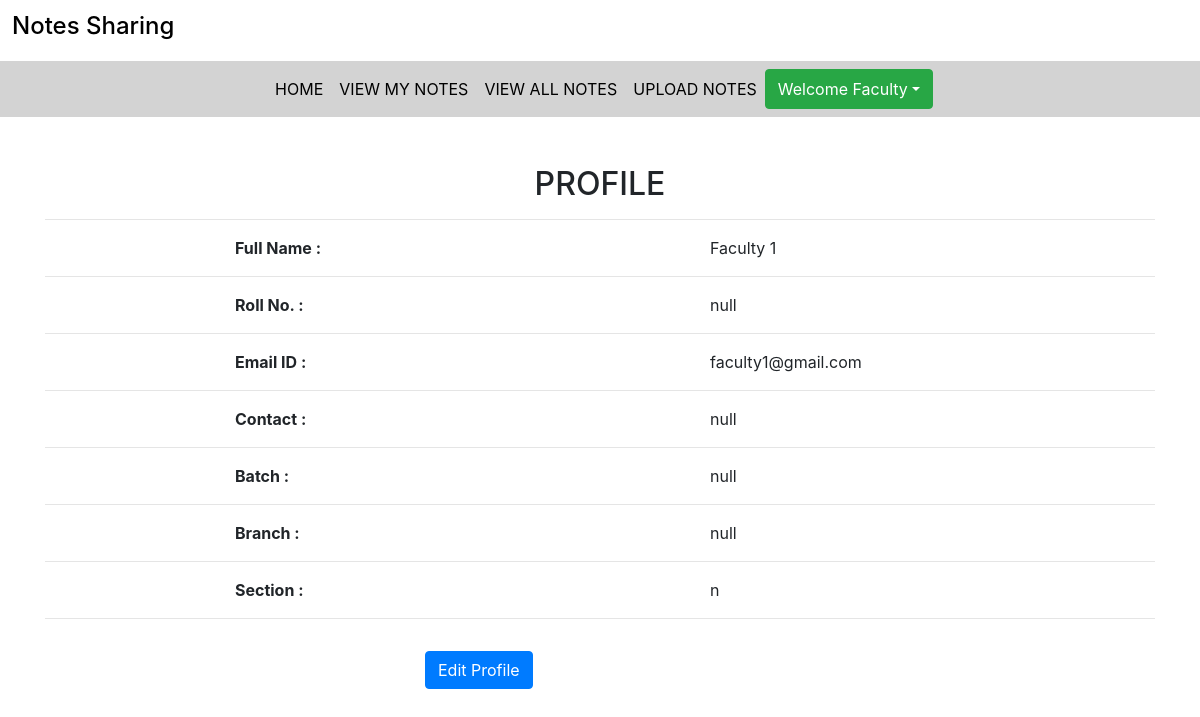
The app's page /student_home (signed in) with its own data.
### notes/models.py (models this page shows, shortened)
class Person(models.Model):
    user=models.OneToOneField(User,on_delete=models.CASCADE)
    rollno=models.CharField(max_length=10,default="null")
    contact=models.CharField(max_length=10,default="null")
    batch=models.CharField(max_length=4,default="null")
    branch=models.CharField(max_length=30,default="null")
    section=models.CharField(max_length=1,default="n")

### notes/views.py (the view)
# urls.py: path('student_home',student_home,name='student_home'),
def student_home(request):
    if not request.user.is_authenticated:
        return redirect('signin')
    user_obj=User.objects.get(id=request.user.id)
    person_obj=Person.objects.get(user=user_obj)
    d={'person_obj':person_obj,'user_obj':user_obj}
    return render(request,'student_home.html',d)

### notes/templates/student_home.html
{% extends 'student_nav.html' %}
{% load static%}
{% block body %}
<div class="container">
    <h2 class="text-center mt-5">PROFILE</h2>
    <hr>
    <div class="row">
        <div class="col-md-2"></div>
        <div class="col-md-4">
            <b>Full Name :</b>
        </div>
        <div class="col-md-1"></div>
        <div class="col-md-5" style="text-transform: capitalize;">
            {{person_obj.user.first_name}} {{person_obj.user.last_name}}
        </div>
    </div>
    <hr>
    <div class="row">
        <div class="col-md-2"></div>
        <div class="col-md-4">
            <b>Roll No. :</b>
        </div>
        <div class="col-md-1"></div>
        <div class="col-md-5">
            {{person_obj.rollno}}
        </div>
    </div>
    <hr>
    <div class="row">
        <div class="col-md-2"></div>
        <div class="col-md-4">
            <b>Email ID :</b>
        </div>
        <div class="col-md-1"></div>
        <div class="col-md-5">
            {{person_obj.user.username}}
        </div>
    </div>
    <hr>
    <div class="row">
        <div class="col-md-2"></div>
        <div class="col-md-4">
            <b>Contact :</b>
        </div>
        <div class="col-md-1"></div>
        <div class="col-md-5">
            {{person_obj.contact}}
        </div>
    </div>
    <hr>
    <div class="row">
        <div class="col-md-2"></div>
        <div class="col-md-4">
            <b>Batch :</b>
        </div>
        <div class="col-md-1"></div>
        <div class="col-md-5">
            {{person_obj.batch}}
        </div>
    </div>
    <hr>
    <div class="row">
        <div class="col-md-2"></div>
        <div class="col-md-4">
            <b>Branch :</b>
        </div>
        <div class="col-md-1"></div>
        <div class="col-md-5">
            {{person_obj.branch}}
        </div>
    </div><hr>
    <div class="row">
        <div class="col-md-2"></div>
        <div class="col-md-4">
            <b>Section :</b>
        </div>
        <div class="col-md-1"></div>
        <div class="col-md-5">
            {{person_obj.section}}
        </div>
    </div>
    <hr>
    <div class="row">
        <div class="col-md-4"></div>
        <div class="col-md-6">
            <a href="{% url 's_editprofile' %}" class="btn btn-primary mt-3">Edit Profile</a>
        </div>
    </div>
</div>
{% endblock %}

### notes/templates/student_nav.html (shortened to what this page needs)
<!DOCTYPE html>
<html lang="en">
<head>
  {% load static %}
  <link rel="stylesheet" href="https://maxcdn.bootstrapcdn.com/bootstrap/4.3.1/css/bootstrap.min.css">
  <link rel="stylesheet" href="https://use.fontawesome.com/releases/v5.6.3/css/all.css">
  <link rel="stylesheet" href="{% static 'css/mystyle.css' %}">
</head>
<body>
  <h4 style="padding: 1%;"><span style="color: black;">Notes Sharing</span></h4>
<nav class="navbar navbar-expand-sm justify-content-center" style="background-color: lightgrey;">
  <ul class="navbar-nav">
    <li class="navbar-item"><a class="nav-link" href="{% url 'student_home' %}">HOME</a></li>
    <li class="navbar-item"><a class="nav-link" href="{% url 's_viewmynotes' %}">VIEW MY NOTES</a></li>
    <li class="navbar-item"><a class="nav-link" href="{% url 's_viewallnotes' %}">VIEW ALL NOTES</a></li>
    <li class="navbar-item"><a class="nav-link" href="{% url 's_uploadnotes' %}">UPLOAD NOTES</a></li>
    <div class="btn-group">
      <button type="button" class="btn btn-success dropdown-toggle" data-toggle="dropdown">Welcome {{request.user.first_name}}</button>
    </div>
  </ul>
</nav>
</body>
</html>
{% block body %}
{% endblock %}

### notes/static/css/mystyle.css (style rules this page uses)
.nav-link { color: black; }

### records on screen
Person: user.first_name "Faculty", user.last_name "1", rollno "null", user.username "faculty1@gmail.com", contact "null", batch "null", branch "null", section "n"

### other values on screen
{{ request.user.first_name }} "Faculty"
